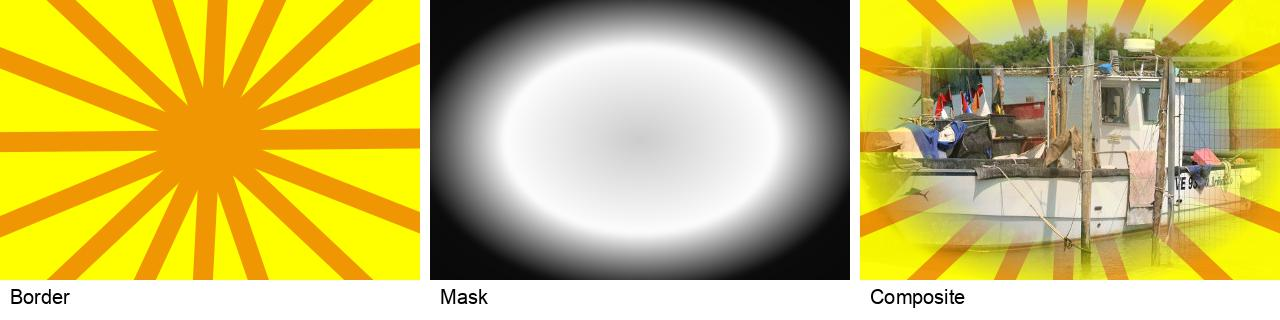

Here is the Python script that generated this plot:
# Author:  Martin McBride
# Created: 2021-06-11
# Copyright (C) 2021, Martin McBride
# License: MIT

# Composite an image with a starburst background
# ImageChops.composite mixes the boat image and starburst image using a mask.
# Where the mask is white, the boat is visible, where the mask is black the starburst is
# visible, where the mask is grey the two are blended depending on the grey level.
# This allows the boat image to gradually fade out towards the edges.
# The mask image must be a single channel, so we convert the mode to `L` as we read it in.

from PIL import Image, ImageFilter, ImageDraw, ImageFont, ImageChops

image = Image.open('boat-small.jpg')
border_image = Image.open('border.png').convert('RGB')
mask_image = Image.open('vignette.png').convert('L')
composite_image = ImageChops.composite(image, border_image, mask_image)

# Place the images in a grid, with captions
output_image = Image.new('RGB', (1280, 320), 'white')
draw = ImageDraw.Draw(output_image)
font = ImageFont.truetype("Arial.ttf", 20)

x, y = 0, 0
draw.text((x+10, y+285), "Border", font=font, fill=0)
output_image.paste(border_image, (x, y))

x, y = 430, 0
draw.text((x+10, y+285), "Mask", font=font, fill=0)
output_image.paste(mask_image, (x, y))

x, y = 860, 0
draw.text((x+10, y+285), "Composite", font=font, fill=0)
output_image.paste(composite_image, (x, y))

output_image.save('imagechops-composite.jpg')
